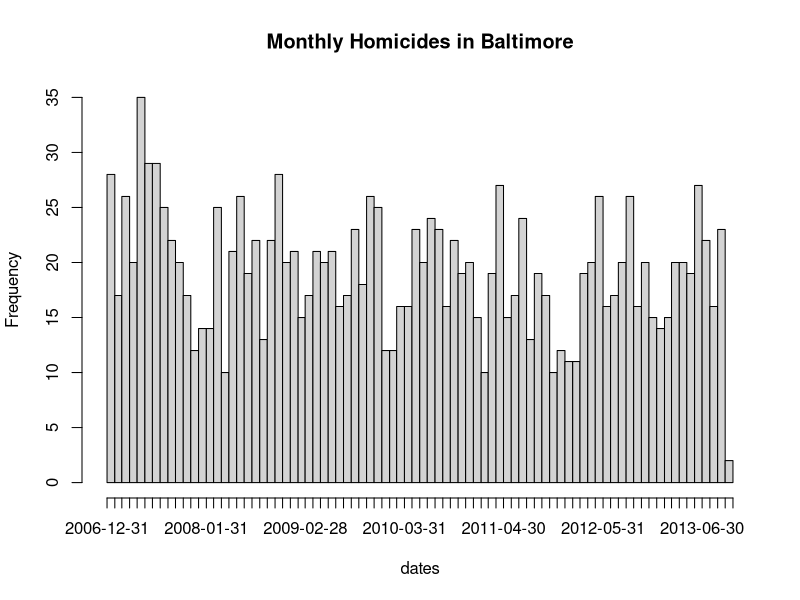

Generate this figure with R:
## ---- chunk 1
knitr::opts_chunk$set(tidy.opts = list(width.cutoff=60),
                      tidy = TRUE, 
                      echo = TRUE)
options(width = 60)
## ---- chunk 2
homicides <- readLines("../data/homicides.txt")
## Total number of events recorded
length(homicides)
homicides[1]
homicides[1000]
## ---- chunk 3
g <- grep("iconHomicideShooting", homicides)
length(g)
## ---- chunk 4
g <- grep("iconHomicideShooting|icon_homicide_shooting", homicides)
length(g)
## ---- chunk 5
g <- grep("Cause: shooting", homicides)
length(g)
## ---- chunk 6
g <- grep("Cause: [Ss]hooting", homicides)
length(g)
## ---- chunk 7
g <- grepl("^New", state.name)
g
state.name[g]
## ---- chunk 8
homicides[1]
## ---- chunk 9
homicides[954]
## ---- chunk 10
regexpr("<dd>[F|f]ound(.*)</dd>", homicides[1:10])
## ---- chunk 11
substr(homicides[1], 177, 177 + 93 - 1)
## ---- chunk 12
regexpr("<dd>[F|f]ound(.*?)</dd>", homicides[1:10])
## ---- chunk 13
substr(homicides[1], 177, 177 + 33 - 1)
## ---- chunk 14
r <- regexpr("<dd>[F|f]ound(.*?)</dd>", homicides[1:5])
regmatches(homicides[1:5], r)
## ---- chunk 15
x <- substr(homicides[1], 177, 177 + 33 - 1)
x
## ---- chunk 16
sub("<dd>[F|f]ound on |</dd>", "", x)
## ---- chunk 17
gsub("<dd>[F|f]ound on |</dd>", "", x)
## ---- chunk 18
r <- regexpr("<dd>[F|f]ound(.*?)</dd>", homicides[1:5])
m <- regmatches(homicides[1:5], r)
m
d <- gsub("<dd>[F|f]ound on |</dd>", "", m)
## Nice and clean
d
## ---- chunk 19
as.Date(d, "%B %d, %Y")
## ---- chunk 20
regexec("<dd>[F|f]ound on (.*?)</dd>", homicides[1])
## ---- chunk 21
substr(homicides[1], 177, 177 + 33 - 1)
## ---- chunk 22
substr(homicides[1], 190, 190 + 15 - 1)
## ---- chunk 23
r <- regexec("<dd>[F|f]ound on (.*?)</dd>", homicides[1:2])
regmatches(homicides[1:2], r)
## ---- chunk 24
r <- regexec("<dd>[F|f]ound on (.*?)</dd>", homicides)
m <- regmatches(homicides, r)
## ---- chunk 25
dates <- sapply(m, function(x) x[2])
## ---- chunk 26
invisible(dates <- as.Date(dates, "%B %d, %Y"))
hist(dates, "month", freq = TRUE, main = "Monthly Homicides in Baltimore")
